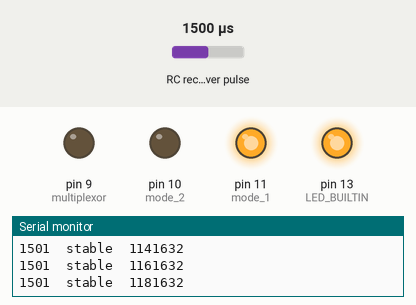
The sketch below on a simulated Arduino Pro Mini, built with avr-gcc and run on an emulated ATmega328P. Parts: output pins drawn as LEDs (lit = HIGH), the last lines printed to the serial monitor. Wiring (inferred from the names in the program): RC receiver channel: data pin 8. Dashed ring = blinking. Inputs (shaded band) come from the test bench; at power-on: RC receiver pulse 1500 µs.

Above: at 1.2 s.
1.3 s: RC receiver pulse (sensor on pin 8) set to 1481 µs
At 2.1 s:
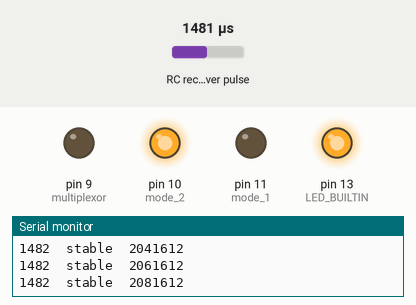
2.9 s: RC receiver pulse (sensor on pin 8) set to 1500 µs
At 3.4 s:
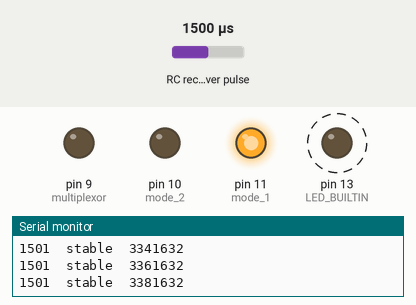
4.5 s: RC receiver pulse (sensor on pin 8) set to 1733 µs
6.7 s: RC receiver pulse (sensor on pin 8) set to 1762 µs
At 7.37 s:
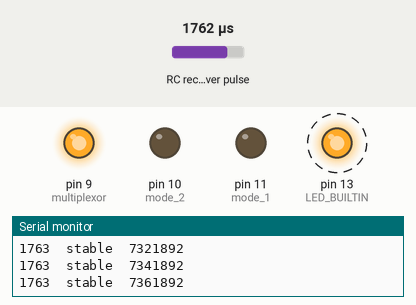
9.7 s: RC receiver pulse (sensor on pin 8) set to 1020 µs
At 10.9 s:
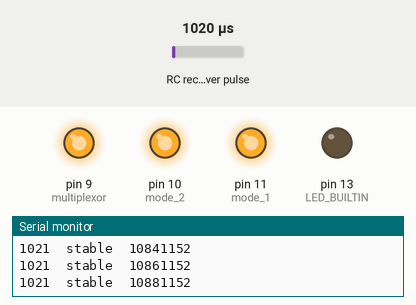
11.3 s: RC receiver pulse (sensor on pin 8) set to 1235 µs
12.8 s: RC receiver pulse (sensor on pin 8) set to 1255 µs
At 13.3 s:
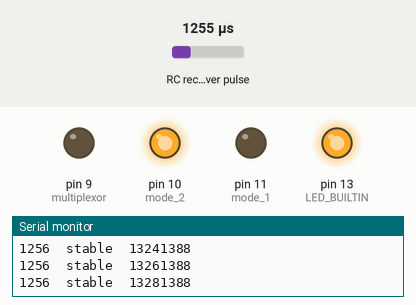
Timing chart, 0 to 15.4 s (numbered marks = the images above; inputs shaded):
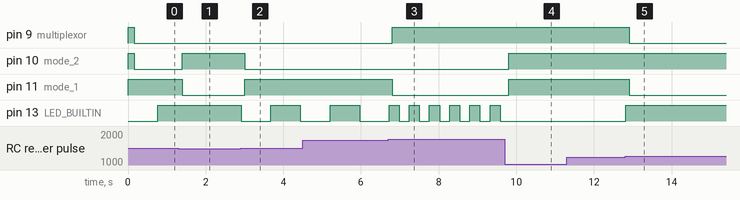

The sketch:

fail_safe.ino
```cpp
/*fail_safe.ino
This file is intended for the arduino pro-mini to monitor channel 3 from the radio and will toggle the muxer and communicate the channel 3 position to the main MCU board (i.e. teensy 3.1).

This code concept is based on the arduipilot fail safe developed by Chris Anderon, Jordi Munoz, Nathan (SparkFun).

Description and Functionality
1. if the switch is toggled from high to low and back 3 times in less than 1 second, a hard reset will be performed on the main MCU board.

2. the LED on the arduino will flash as follows, depending on the controlling state:
	manual = 0
	automatic = constant LED
	set waypoint = fast flashing
	aux = slow flashing
	reset = fast slow flashing

3. a servo pulse range is 1000us ~ 2000us. the channel 3 switch positions should be configured as follows to ensure the proper state is detected and enabled:
	manual -> manual (set to ~1000us) <1250us
	automatic -> 1250us <= automatic (set to ~1330) < 1750us
	set waypoint -> 1750us <= set waypoint (set to ~2000us)

4. multiplexor selection:
	channel A = MCU = A/B select LOW
	channel B = RX = A/B select HIGH
*/

/*How the RX channel 3 reacts to TX signals
The receiver and pro-mini are working in the following way:
1. the pulses are being received every 21580us. this is because I set the pulse in time-out to 20000us. since a standard servo duty cycle is 20000us, this causes the pro-mini to miss ~10% of the pulses. this is just fine. the switching functions work just fine and react correctly. i am not concerned with it missing 10% of the pulses.
2. the pro-mini will NOT set a state now until the signal is stable.
3. if the rx and tx are on, the rx outputs the tx signal.
4. if the rx and tx are on, then the tx is offed, the rx will continue to output the last signal from the tx.
5. if the tx is off and then the rx turned on, it will output 0 for a signal length.
*/

#define TIME_TO_FLIP_SWITCH 1000	//time in ms to flip the switch 3 times
#define RESET_SWITCH_COUNTER 3		//number to reset the main MCU
#define SWITCH_POSITION_MANUAL 0	//manual control of the car
#define SWITCH_POSITION_AUTOMATIC 1 //automatic control of the car
#define SWITCH_POSITION_WAYPOINT 2	//set waypoint
#define SWITCH_POSITION_AUX 3		//reset the main MCU
#define SWITCH_POSITION_RESET 4		//reset the main MCU
#define PULSE_LENGTH_LOW 1250
#define PULSE_LENGTH_MEDIUM 1500
#define PULSE_LENGTH_HIGH 1750


int hard_reset_pin = 12;	//used to reset the external MCU
int mode_1 = 11;			//output line 1 to external MCU
int mode_2 = 10;			//output line 2 to external MCU
int multiplexor = 9;		//multiplexor toggle
int ch_3_in = 8;			//pin to monitor radio channel 3
int pulse_in_length = 0;	//pulse in from the RX
int switch_position = SWITCH_POSITION_MANUAL;	//the initial position will be MANUAL
bool stable_state = false;

void setup(){
	Serial.begin(115200);

	pinMode(LED_BUILTIN, OUTPUT);
	pinMode(hard_reset_pin, OUTPUT);
	pinMode(mode_1, OUTPUT);
	pinMode(mode_2, OUTPUT);
	pinMode(multiplexor, OUTPUT);
	pinMode(ch_3_in, INPUT);

	switch_position = SWITCH_POSITION_MANUAL;
	set_vehile_state();
	flash_led();

	// while(true){
		// get_pulse_length();
		// determine_switch_position();
		// determine_if_switch_position_is_stable();
		// if(stable_state) if(switch_position == SWITCH_POSITION_MANUAL) break;
	// }
}

void loop(){
	get_pulse_length();
	determine_switch_position();
	determine_if_switch_position_is_stable();

	// the following function checks to see if the mode has changed. if NOT, skip the loop. if YES, muxer is set to manual, pins are changed, and the muxer is set back to the appropriate state. previously, it was constantly switching to MANUAL, setting the pins, and then switching back...that did NOT work.

	static bool previously_set_state = false;
	if(stable_state){
		if(!previously_set_state){
			set_vehile_state();
		}
	}
	previously_set_state = stable_state;

	flash_led();
	check_if_reset_requested();
}

void get_pulse_length(){
	static int temp_pulse_length = 0;

	//servos receive a HIGH pulse of 1.0ms~2.0ms (1500us~2000us) with a duty cycle of 50Hz (i.e. 20ms). The pulse function will time out after 30000us if no pulse is received. pulseIn will return 0 if time out occurs.
	temp_pulse_length = pulseIn(ch_3_in, HIGH, 20000);

	if(temp_pulse_length > 500) pulse_in_length = temp_pulse_length;	//if a good pulse is received (i.e. not 0), pulse_in_length is accepted and saved
	Serial.print(pulse_in_length); Serial.print("\t");
	return;
}

void determine_switch_position(){
	if(pulse_in_length < PULSE_LENGTH_LOW) switch_position = SWITCH_POSITION_MANUAL;
	else if((pulse_in_length >= PULSE_LENGTH_LOW) && (pulse_in_length < PULSE_LENGTH_MEDIUM)) switch_position = SWITCH_POSITION_AUTOMATIC;
	else if((pulse_in_length >= PULSE_LENGTH_MEDIUM) && (pulse_in_length < PULSE_LENGTH_HIGH)) switch_position = SWITCH_POSITION_AUX;
	else switch_position = SWITCH_POSITION_WAYPOINT;

	return;
}

void determine_if_switch_position_is_stable(){
	static int previous_switch_position = switch_position;
	static int counter = 0;

	if(previous_switch_position == switch_position){
		if(counter > 2) {stable_state = true; Serial.print("stable\t"); Serial.println(micros());}
		else{
			counter++;
			Serial.print(counter); Serial.print("\t"); Serial.println(micros());
			stable_state = false;
		}
	}
	else{
		previous_switch_position = switch_position;
		counter = 0;
		Serial.print(counter); Serial.print("\t"); Serial.println(micros());
		stable_state = false;
	}

	return;
}

void set_vehile_state(){
	Serial.println("-----STATE SET-----");
	switch(switch_position){
		case SWITCH_POSITION_WAYPOINT:
			digitalWrite(multiplexor, HIGH);	//multiplexor HIGH puts car in MANUAL mode
			digitalWrite(mode_1, LOW);			//set the pins states
			digitalWrite(mode_2, LOW);
			digitalWrite(multiplexor, HIGH);	//keep the multiplexor HIGH (i.e. MANUAL control) to ensure the car is stationary while setting the waypoint
			digitalWrite(hard_reset_pin, LOW);	//ensure the reset pin is low
			break;

		case SWITCH_POSITION_AUX:
			digitalWrite(multiplexor, HIGH);	//multiplexor HIGH puts car in MANUAL mode
			digitalWrite(mode_1, HIGH);			//set the pins states
			digitalWrite(mode_2, LOW);
			digitalWrite(multiplexor, LOW);		//now enable the main MCU control
			digitalWrite(hard_reset_pin, LOW);	//ensure the reset pin is low
			break;

		case SWITCH_POSITION_RESET:
			digitalWrite(multiplexor, HIGH);	//multiplexor HIGH puts car in MANUAL mode
			digitalWrite(mode_1, HIGH);			//set the pins states
			digitalWrite(mode_2, HIGH);
			digitalWrite(multiplexor, HIGH);	//now enable the main MCU control
			digitalWrite(hard_reset_pin, HIGH);	//send reset signal to main MCU
			break;

		case SWITCH_POSITION_AUTOMATIC:
			digitalWrite(multiplexor, HIGH);	//multiplexor HIGH puts car in MANUAL mode
			digitalWrite(mode_1, LOW);			//set the pins states
			digitalWrite(mode_2, HIGH);
			digitalWrite(multiplexor, LOW);		//now enable the main MCU control
			digitalWrite(hard_reset_pin, LOW);	//ensure the reset pin is low
			break;

		default:	//default state is SWITCH_POSITION_MANUAL
			digitalWrite(multiplexor, HIGH);	//multiplexor HIGH puts car in MANUAL mode
			digitalWrite(mode_1, HIGH);			//set the pins states
			digitalWrite(mode_2, HIGH);
			digitalWrite(multiplexor, HIGH);	//now enable the main MCU control
			digitalWrite(hard_reset_pin, LOW);	//ensure the reset pin is low
	}

	return;
}

void flash_led(){
	static long led_time_old = 0;

	switch(switch_position){
		case SWITCH_POSITION_WAYPOINT:
			if((millis() - led_time_old) > 250){
				digitalWrite(LED_BUILTIN, !digitalRead(LED_BUILTIN));
				led_time_old = millis();
			}
			break;

		case SWITCH_POSITION_AUX:
			if((millis() - led_time_old) > 750){
				digitalWrite(LED_BUILTIN, !digitalRead(LED_BUILTIN));
				led_time_old = millis();
			}
			break;

		case SWITCH_POSITION_RESET:
			for(int i = 0; i<3; i++){	//flashes the LED several times over ~5 seconds to indicate reset
				delay(250);
				digitalWrite(LED_BUILTIN, !digitalRead(LED_BUILTIN));
				delay(125);
				digitalWrite(LED_BUILTIN, !digitalRead(LED_BUILTIN));
				delay(125);
				digitalWrite(LED_BUILTIN, !digitalRead(LED_BUILTIN));
				delay(250);
				digitalWrite(LED_BUILTIN, !digitalRead(LED_BUILTIN));
			}
			break;

		case SWITCH_POSITION_AUTOMATIC:
			digitalWrite(LED_BUILTIN, HIGH);
			break;

		default:
			digitalWrite(LED_BUILTIN, LOW);   //default position of switch is MANUAL
			break;
	}

	return;
}

void check_if_reset_requested(){
	static long toggle_timer = millis();
	static int high_position_counter = 0;
	static int low_position_counter = 0;
	static long previous_pulse_length = 0;

	if(pulse_in_length >= PULSE_LENGTH_HIGH){	//check to see if ch3 is toggled HIGH
		if(previous_pulse_length >= PULSE_LENGTH_HIGH) ;	//check to see if the previous ch3 pulse was also HIGH. if yes, do nothing. if no, increment the counter.
		else{
			if(high_position_counter == 0) toggle_timer = millis();	//start the counter
			high_position_counter++;
			previous_pulse_length = pulse_in_length;
		}
	}

	if(pulse_in_length <= PULSE_LENGTH_LOW){	//checks to see if ch3 has just been toggled LOW
		if(previous_pulse_length <= PULSE_LENGTH_LOW) ;
		else{
			low_position_counter++;
			previous_pulse_length = pulse_in_length;
		}
	}

	if((millis() - toggle_timer) >= TIME_TO_FLIP_SWITCH){	//if reset time limit reached, reset the count, else reset the main MCU board
		high_position_counter = 0;
		low_position_counter = 0;
	}
	else if((high_position_counter > RESET_SWITCH_COUNTER) && (low_position_counter > RESET_SWITCH_COUNTER)){
		Serial.println("-----RESET REQUESTED-----");
		switch_position = SWITCH_POSITION_RESET;
		set_vehile_state();
		delay(250);	//reset state will be held for ~.25s (that should be enough time for the teensy to receive the command and reset itself...hopefully not before it is ready to receive another command to reset itself (but that's OK)
		switch_position = SWITCH_POSITION_MANUAL;
		set_vehile_state();

		switch_position = SWITCH_POSITION_RESET;	//these 2 lines are only to display that RESET was actally sent
		flash_led();

		switch_position = SWITCH_POSITION_MANUAL;
		flash_led();

		//DO NOT USE THIS CODE UNLESS YOU READ AND UNDERSTAND THE FOLLOWING!!!
		//The code below will toggle the RESET pin on the main MCU board. However, the teensy 3.1 reset pin is ***NOT*** 5V tolerant. Do ***NOT*** use this unless you drop to the correct voltage.
		// {
			// digitalWrite(hard_reset_pin, LOW);
			// delay(250);
			// digitalWrite(hard_reset_pin, HIGH);
		// }
	}

	return;
}
```

Measured:
- the behaviour switches between 1499 and 1498 µs on RC receiver pulse (sensor on pin 8) (found by bisection; images 0 and 1)
- the behaviour switches between 1748 and 1749 µs on RC receiver pulse (sensor on pin 8) (found by bisection; images 2 and 3)
- the behaviour switches between 1248 and 1249 µs on RC receiver pulse (sensor on pin 8) (found by bisection; images 4 and 5)
- after the input at 1.3 s, pin 10 (mode_2): LOW → HIGH after 0.10 s; pin 11 (mode_1): HIGH → LOW after 0.10 s; pin 13 (LED_BUILTIN): stays HIGH (without the input it goes to LOW after 0.22 s)
- after the input at 2.9 s, pin 10 (mode_2): HIGH → LOW after 0.10 s; pin 11 (mode_1): LOW → HIGH after 0.10 s; pin 13 (LED_BUILTIN): HIGH → LOW at once, → HIGH 0.76 s later, → LOW 0.76 s later
- after the input at 6.7 s, pin 9 (multiplexor): LOW → HIGH after 0.10 s; pin 11 (mode_1): HIGH → LOW after 0.10 s; pin 13 (LED_BUILTIN): alternates HIGH for 0.26 s and LOW for 0.26 s, starting after 0.28 s
- after the input at 9.7 s, pin 10 (mode_2), pin 11 (mode_1): LOW → HIGH after 0.10 s; pin 13 (LED_BUILTIN): stops changing and stays LOW
- after the input at 12.8 s, pin 9 (multiplexor), pin 11 (mode_1): HIGH → LOW after 0.10 s; pin 13 (LED_BUILTIN): LOW → HIGH at once
